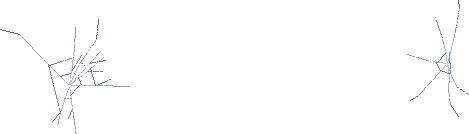
#> input picture retrovega/art/cockpits/SCHROED/damage/23-canopy.png, 469 x 134 px
$ python -i cockpits.py   (imports and definitions only)
#> lines starting #> are read from the running program, lines starting #| are printed output that depends on the picture
#> further down, picture is the input picture: PIL image 469x134 RGBA; mean R, G, B, A 1.9, 2.1, 2.3, 3.4
#!/usr/bin/env python3
"""The cockpit kits, cut for the game: art/cockpits/KEY/ (docs/engine.md).

    cockpits.py [--unzip DIR] [--src art/cockpits/src] [--out art/cockpits] [--sheet docs/cockpits.png]

The kits (the user's generated art: a 640x400 RGBA base whose canopy opening
is transparent, full-frame joystick and throttle layers, a set of full-frame
damage overlays, JSON maps of the displays) come as zips; --unzip DIR
unpacks every *cockpit*.zip in DIR into --src (git-ignored).  Each ship of
data/cockpits.json is then cut into committed, game-ready pieces:

    base.png             the base as it came (RGBA: alpha < 128 is the opening)
    throttle.png, joystick.png   the controls cropped; cockpit.json places them
    damage/NN-id.png     each damage overlay cropped to its painted pixels
    cockpit.json         the displays in one vocabulary (mfd_left, mfd_right,
                         radar, survival, speed, fuel, lamps), the controls'
                         placement, the damage layers with their bit and what
                         they are attached to

The kits name the same things differently (weapons/flight, targeting/systems,
radar/sensor, survival/engineering), and the Lancelot kit has no display map
at all: its displays are found inside its damage regions by the glass
colour.  Damage layer ids map to fixed bits (BITS), so the engine's
rvCockpitDamage word means the same thing in every cockpit.
"""
import argparse
import glob
import json
import os
import sys
import zipfile

import numpy as np
from PIL import Image, ImageDraw

HERE = os.path.dirname(os.path.abspath(__file__))
ROOT = os.path.dirname(HERE)
SCREEN = (640, 400)

# damage layer id -> bit of rvCockpitDamage, the same in every cockpit
BITS = {
    'weapons': 0, 'flight_vdu': 0,
    'targeting': 1, 'systems_vdu': 1,
    'radar': 2, 'sensor_scope': 2,
    'shields': 3, 'armor': 4, 'hull': 5,
    'speed': 6, 'fuel': 7,
    'propulsion': 8,
    'power_distribution': 9,
    'em': 10, 'stealth': 10, 'automation': 10,
    'engine_status': 11,
    'navigation': 12, 'communications': 13, 'iff': 14, 'transponder': 14,
    'flight_controls': 15,
    'aux_flight_display': 16, 'defence_control': 16,
    'weapon_controls': 17, 'target_controls': 18, 'radar_controls': 19,
    'ejection': 20, 'warnings': 21, 'annunciators': 21, 'lock': 22,
    'canopy': 23, 'canopy_left': 23, 'canopy_right': 24, 'canopy_overhead': 25,
    'survival_vdu': 26, 'engineering_vdu': 27, 'support_vdu': 27,
    'sensor_aux_vdu': 28, 'radar_status': 28,
}
BIT_NAMES = {}
# [2 lines not run here, left out]
ATTACH = {None: 0, 'throttle': 1, 'joystick': 2}
GLASS = 3                               # (a canopy layer of cracks: tools/glasscracks.py, cockpit.c cracks_update)
CRACKS = 6                              # (an order's cracks: on the glass at most)
# the displays: our name, the kits' names for it
RECTS = {'mfd_left': ('weapons', 'flight'), 'mfd_right': ('targeting', 'systems'),
         'survival': ('survival', 'engineering'), 'speed': ('speed',), 'fuel': ('fuel',)}
# the Lancelot kit: the damage layer whose region holds each display
LANCELOT = {'mfd_left': 'weapons', 'mfd_right': 'targeting', 'survival': 'survival_vdu', 'speed': 'speed',
            'fuel': 'fuel', 'radar': 'radar'}


# [77 lines left out: functions unzip, rect_of, glass_pixels, glass_rect, glass_circle, regions_of, not called in this run]


def crop_alpha(im):
    """(cropped image, x, y) of an RGBA layer's painted pixels; None when blank."""
    a = np.asarray(im.convert('RGBA'))[..., 3]
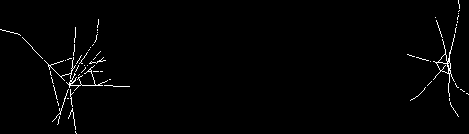
#> a: shape (134, 469); 1.3% white in thin lines or dots
    ys, xs = np.nonzero(a > 0)
#> ys = 843 values from 0 to 133; xs = 843 values, max 468 at index 712, min 0 at index 44, mean 201
    if not len(ys):
        return None, 0, 0
    x0, y0, x1, y1 = int(xs.min()), int(ys.min()), int(xs.max()) + 1, int(ys.max()) + 1
#> x0 = 0; y0 = 0; x1 = 469; y1 = 134
    return im.convert('RGBA').crop((x0, y0, x1, y1)), x0, y0


# [85 lines left out: functions cut, sheet, main, not called in this run]


# [2 lines not run here, left out]

>>> from PIL import Image
>>> picture = Image.open('../art/cockpits/SCHROED/damage/23-canopy.png')
>>> result = crop_alpha(picture)
